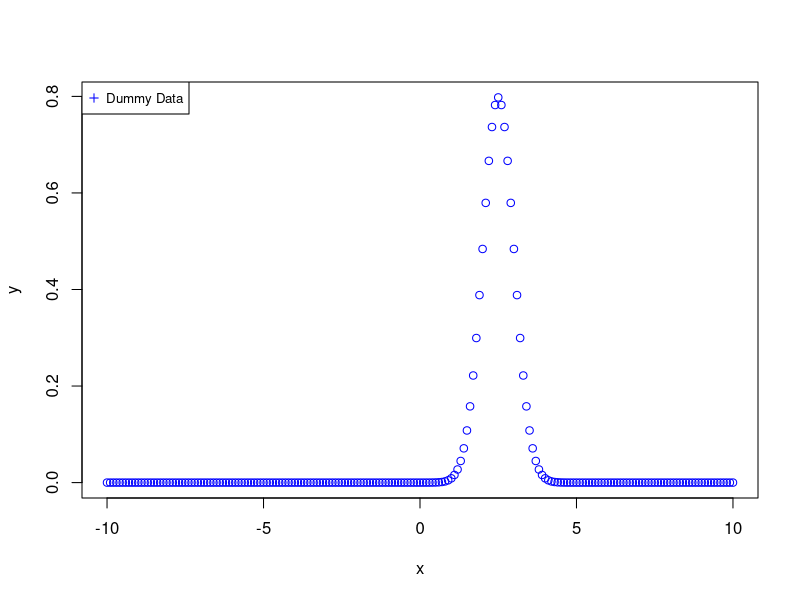

This chart was generated by the following R code:
# Author: Emmanuel Ndubuisi; Date: Mar 30 2022; Purpose: To Generate Normal Distribution Curve for Dummy Data

# genrate dummy data
x <- seq(-10, 10, by = .1)

# use dnorm() with some mean and standard deviation values
y <- dnorm(x, mean=2.5, sd=0.5)

# plot x and y to generate a scatter plot for normal distribution curve
plot(x, y, col = "blue")

legend("topleft", legend=c("Dummy Data"), col=c("blue"), pch=3, cex=0.8)
